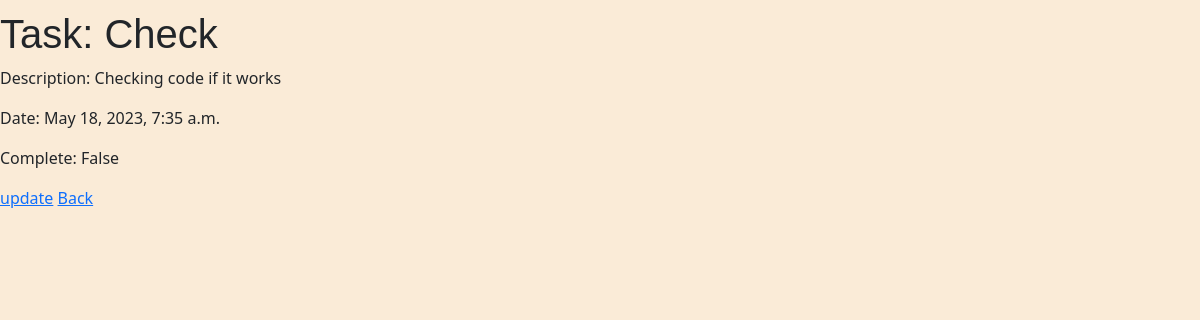
/task/7/ (signed in), run on the app's committed database.
### todoapp/models.py (models this page shows)
class Task(models.Model):
    user = models.ForeignKey(User, on_delete=models.CASCADE, null=True, blank=True)
    title = models.CharField(max_length=200, null=True)
    description = models.TextField(null=True)
    complete = models.BooleanField(default=False)
    created = models.DateTimeField(auto_now_add=True)
    def __str__(self):
        return self.title
    class Meta:
        ordering = ['complete']

### todoapp/views.py (the view)
# urls.py: path('task/<int:pk>/', TaskDetail.as_view(), name='task_detail'),
class TaskDetail(LoginRequiredMixin,DetailView):
    model = Task
    context_object_name = 'task'
    template_name = 'todoapp/task.html'

### todoapp/templates/todoapp/task.html
{% extends 'todoapp/main.html'%}
{%block content%}
   <h1>Task: {{task}}</h1>
    <p>Description: {{task.description}}</p>
    <p>Date: {{task.created}}</p>
    <p>Complete: {{task.complete}}</p>
    <td><a href="{% url 'task-update' task.id%}">update</a></td>
    <a href="{%url 'task'%}">Back</a>
{%endblock content%}

### todoapp/templates/todoapp/main.html (style rules this page uses)
body { background-color: antiquewhite; padding-top: 10px; }
h1, h2, h3, h4, h5, h6 { font-family: 'Raleway', sans-serif; }
::placeholder { font-weight: 300; opacity: 0.5; }

### data on the page
Task: title "Check", description "Checking code if it works", created "May 18, 2023, 7:35 a.m.", complete "False"
